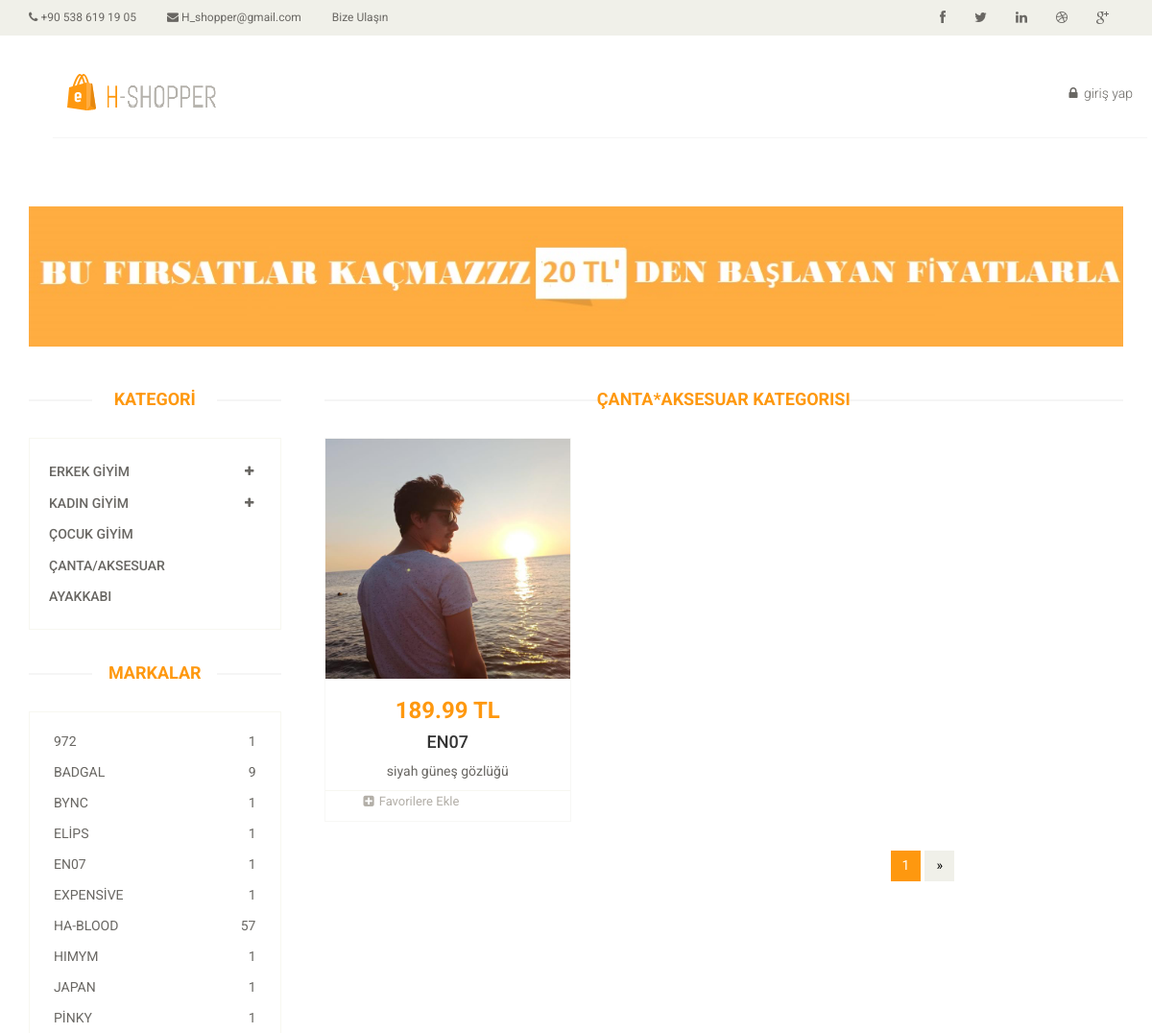
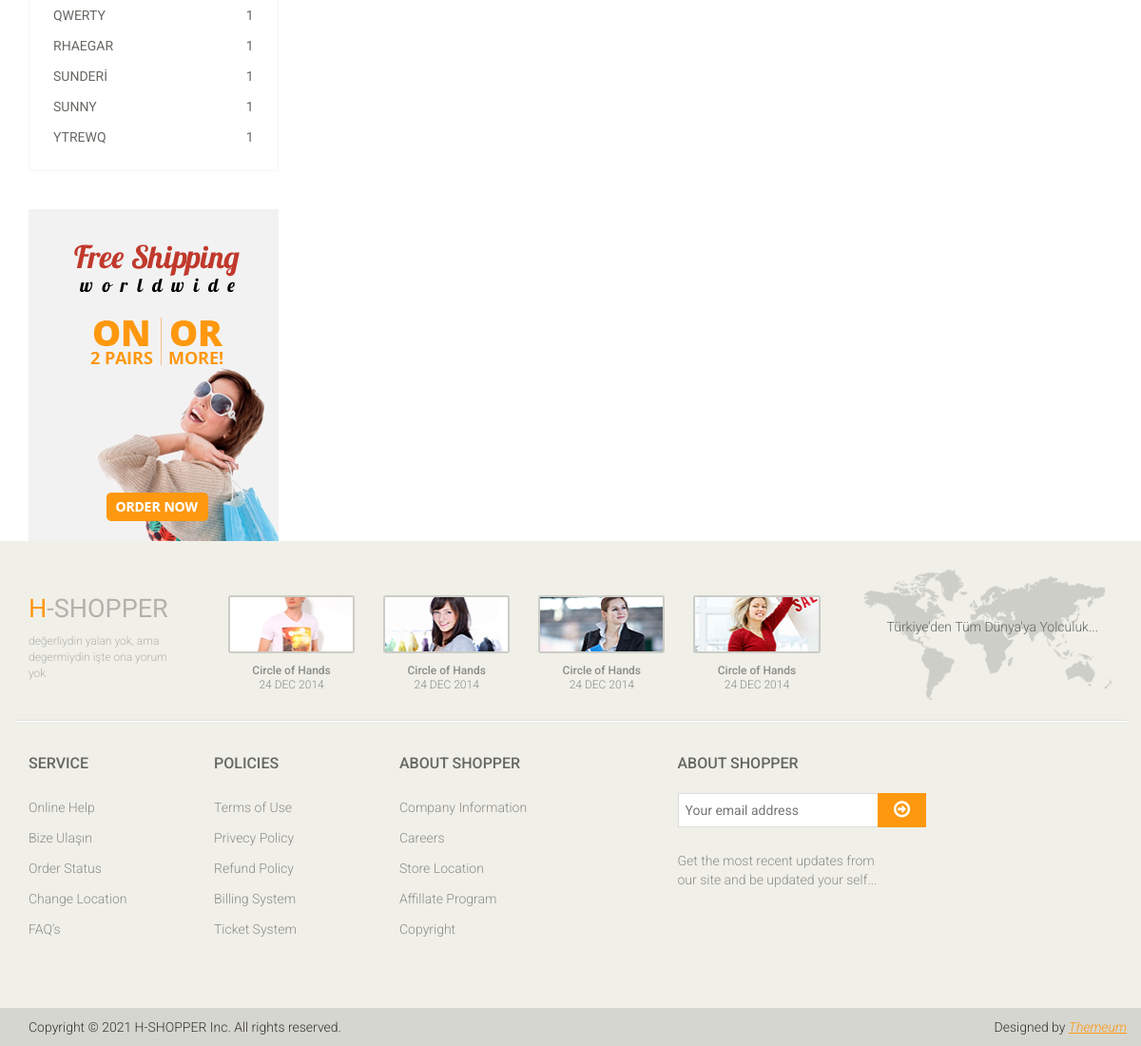
The app's page /product/bags&accessory/1/ with its own data (2 pictures, top to bottom).
### product/models.py (models this page shows, shortened)
class Product(models.Model):
    seller=models.ForeignKey("auth.User",on_delete=models.CASCADE,verbose_name="SATICI")
    name=models.CharField(max_length=50,verbose_name="İSİM")
    sex_category=models.CharField(max_length=60,choices=SEX_CATEGORY_CHOICES,null=True,verbose_name="CİNSİYET")
    price=models.FloatField(verbose_name="FİYAT")
    marka = models.CharField(max_length=50,null=True,verbose_name="MARKA")
    image = models.FileField(null=True,verbose_name="FOTOĞRAF")
    category = models.CharField(max_length=30, choices=CATEGORY_CHOICES,verbose_name="KATEGORİ")
    created_date=models.DateTimeField(auto_now_add=True,verbose_name="Oluşturulma tarihi")
    rating_total = models.FloatField(null=True,blank=True,verbose_name="ortalama puan")
    rating = models.JSONField(default=dict, null=True,blank=True)
    class Meta:
        ordering = ['-rating_total']

### product/views.py (the view, shortened to what this page needs)
# urls.py: path('bags&accessory/<int:page>/',views.bag,name="bags"),
def bag(request,page):
    favs=list()
    carts=list()
    bags = Product.objects.filter(category="Canta*Aksesuar")
    x=math.ceil(len(bags)/9)
    if page > x:
        return redirect("error")
    bags=(bags[9*(page-1):(9*page)])
    page_list=list()
    for i in range(x):
        page_list.append(i+1)
    x=list()
    marka = Product.objects.all()
    for i in marka:
        x.append(i.marka)
    data = pd.DataFrame({"marka":x,"sayi":[1 for i in range(len(marka))]},range(len(marka)))
    data = data.groupby("marka").count()
    marka = list(data.index.values)
    sayi = list(data["sayi"])
    brand = list(zip(marka,sayi))
    return render(request,"bag.html",{"bags":bags,"page_list":page_list,"favs":favs,"carts":carts,"brand":brand})

### templates/bag.html (shortened to what this page needs)
{% extends "layout.html" %}
{% block body %}
{% load static %}
<div class="header-bottom">
	<div class="container">
		<div class="row">
			<div class="col-sm-9">
			</div>
			<div class="col-sm-3">
			</div>
		</div>
	</div>
</div>
</header>
	<section id="advertisement">
		<div class="container">
			<img src="{% static 'images/shop/advertisement1.jpg' %}" alt="" />
		</div>
	</section>
	<section>
		<div class="container">
			<div class="row">
				<div class="col-sm-3">
					<div class="left-sidebar">
						<h2>KATEGORİ</h2>
						<div class="panel-group category-products" id="accordian">
							<div class="panel panel-default">
								<div class="panel-heading">
									<h4 class="panel-title">
										<a data-toggle="collapse" data-parent="#accordian" href="#mens">
											<span class="badge pull-right"><i class="fa fa-plus"></i></span>
											ERKEK GİYİM
										</a>
									</h4>
								</div>
							</div>
							<div class="panel panel-default">
								<div class="panel-heading">
									<h4 class="panel-title">
										<a data-toggle="collapse" data-parent="#accordian" href="#womens">
											<span class="badge pull-right"><i class="fa fa-plus"></i></span>
											KADIN GİYİM
										</a>
									</h4>
								</div>
							</div>
							<div class="panel panel-default">
								<div class="panel-heading">
									<h4 class="panel-title"><a href="#">ÇOCUK GİYİM</a></h4>
								</div>
							</div>
							<div class="panel panel-default">
								<div class="panel-heading">
									<h4 class="panel-title"><a href="/product/bags&accessory/1">ÇANTA/AKSESUAR</a></h4>
								</div>
							</div>
							<div class="panel panel-default">
								<div class="panel-heading">
									<h4 class="panel-title"><a href="#">AYAKKABI</a></h4>
								</div>
							</div>
						</div>
						<div class="brands_products">
							<h2>Markalar</h2>
							<div class="brands-name">
								<ul class="nav nav-pills nav-stacked">
									{% for brand,number in brand %}
								<li><a href="/product/brand/{{brand}}/1"> <span class="pull-right">{{number}}</span>{{brand}}</a></li>
								{% endfor %}
								</ul>
							</div>
						</div>
						<div class="shipping text-center">
							<img src="{% static 'images/home/shipping.jpg' %}" alt="" />
						</div>
					</div>
				</div>
				<div class="col-sm-9 padding-right">
					<div class="features_items">
						<h2 class="title text-center">Çanta*Aksesuar Kategorisi</h2>
						{% for bag in bags %}
                        <div class="col-sm-4">
							<div class="product-image-wrapper">
								<div class="single-products">
									<div class="productinfo text-center">
									{% if bag.image %}
									<img src="{{bag.image.url}}" width="268px" height="250px" alt="" />
									{% endif %}
										<h2>{{bag.price}} TL</h2>
										<h4>{{bag.marka}}</h4>
										<p>{{bag.name}}</p>
									</div>
									<div class="product-overlay">
										<div class="overlay-content">
											                                        </div>
									</div>
								</div>
								<div class="choose">
								<ul>
									{% if bag.id in favs %}
										<li><a href="/product/fav/delete/{{bag.id}}">Favorilerden çıkar</a></li>
										{% else %}
										<li><a href="/product/fav/add/{{bag.id}}"><i class="fa fa-plus-square"></i>Favorilere Ekle</a></li>
										{% endif %}
								</ul>
								</div>
							</div>
						</div>
                        {% endfor %}
					</div>
                    <div class="col-sm-4" style=float:right;><ul class="pagination">
                        {% for page in page_list %}
				      <li class="active"><a href="/product/bags&accessory/{{page}}">{{page}}</a></li>
                        {% endfor %}
							<li><a href="">&raquo;</a></li>
						</ul></div>
				</div>
			</div>
		</div>
	</section>
{% endblock body %}

### static/css/main.css (style rules this page uses)
body { font-family: 'Roboto', sans-serif; position: relative; font-weight: 400px; }
ul li { list-style: none; }
a { -webkit-transition: 300ms; transition: 300ms; }
h1, h2, h3, h4, h5, h6 { font-family: 'Roboto', sans-serif; }
.header-bottom { padding-bottom: 30px; padding-top: 30px; }
.category-products { border: 1px solid #F7F7F0; margin-bottom: 35px; padding-bottom: 20px; padding-top: 15px; }
.left-sidebar h2, .brands_products h2 { color: #FE980F; font-family: 'Roboto', sans-serif; font-size: 18px; font-weight: 700; margin: 0 auto 30px; text-align: center; text-transform: uppercase; position: relative; z-index: 3; }
.left-sidebar h2:after, h2.title:after { content: " "; position: absolute; border: 1px solid #f5f5f5; bottom: 8px; left: 0; width: 100%; height: 0; z-index: -2; }
.left-sidebar h2:before { content: " "; position: absolute; background: #fff; bottom: -6px; width: 130px; height: 30px; z-index: -1; left: 50%; margin-left: -65px; }
h2.title:before { content: " "; position: absolute; background: #fff; bottom: -6px; width: 220px; height: 30px; z-index: -1; left: 50%; margin-left: -110px; }
.category-products .panel { background-color: #FFFFFF; border: 0px; border-radius: 0px; -webkit-box-shadow: none; box-shadow: none; margin-bottom: 0px; }
.category-products .panel-default .panel-heading { background-color: #FFFFFF; border: 0 none; color: #FFFFFF; padding: 5px 20px; }
.category-products .panel-default .panel-heading .panel-title a { color: #696763; font-family: 'Roboto', sans-serif; font-size: 14px; text-decoration: none; text-transform: uppercase; }
.category-products .badge { background: none; border-radius: 10px; color: #696763; display: inline-block; font-size: 12px; font-weight: bold; line-height: 1; min-width: 10px; padding: 3px 7px; text-align: center; vertical-align: baseline; white-space: nowrap; }
.brands-name { border: 1px solid #F7F7F0; padding-bottom: 20px; padding-top: 15px; }
.brands-name .nav-stacked li a { background-color: #FFFFFF; color: #696763; font-family: 'Roboto', sans-serif; font-size: 14px; padding: 5px 25px; text-decoration: none; text-transform: uppercase; }
.shipping { background-color: #F2F2F2; margin-top: 40px; overflow: hidden; padding-top: 20px; position: relative; }
.padding-right { padding-right: 0; }
.features_items { overflow: hidden; }
h2.title { color: #FE980F; font-family: 'Roboto', sans-serif; font-size: 18px; font-weight: 700; margin: 0 15px; text-transform: uppercase; margin-bottom: 30px; position: relative; }
.product-image-wrapper { border: 1px solid #F7F7F5; overflow: hidden; margin-bottom: 30px; }
.single-products { position: relative; }
.productinfo h2 { color: #FE980F; font-family: 'Roboto', sans-serif; font-size: 24px; font-weight: 700; }
.productinfo p { font-family: 'Roboto', sans-serif; font-size: 14px; font-weight: 400; color: #696763; }
.productinfo img { width: 100%; }
.productinfo { position: relative; }
.product-overlay { background: rgba(254, 152, 15, .8); top: 0; display: none; height: 0; position: absolute; -webkit-transition: height 500ms ease 0s; transition: height 500ms ease 0s; width: 100%; display: block; }
.product-overlay .overlay-content { bottom: 0; position: absolute; bottom: 0; text-align: center; width: 100%; }
.choose { border-top: 1px solid #F7F7F0; }
.choose ul li a { color: #B3AFA8; font-family: 'Roboto', sans-serif; font-size: 13px; padding-left: 0; padding-right: 0; }
.choose ul li a i { margin-right: 5px; }
#advertisement { padding-bottom: 45px; }
#advertisement img { width: 100%; }
.pagination { display: inline-block; margin-bottom: 25px; margin-top: 0; padding-left: 15px; }
.pagination li:first-child a, .pagination li:first-child span { border-bottom-left-radius: 0; border-top-left-radius: 0; margin-left: 0; }
.pagination li:last-child a, .pagination li:last-child span { border-bottom-right-radius: 0; border-top-right-radius: 0; }
.pagination .active a, .pagination .active span, .pagination .active a:hover, .pagination .active span:hover, .pagination .active a:focus, .pagination .active span:focus { background-color: #FE980F; border-color: #FE980F; color: #FFFFFF; cursor: default; z-index: 2; }
.pagination li a, .pagination li span { background-color: #f0f0e9; border: 0; float: left; line-height: 1.42857; margin-left: -1px; padding: 6px 12px; position: relative; text-decoration: none; margin-right: 5px; color: #000; }

### records on screen
Product: brand "972"
Product: brand "BADGAL"
Product: brand "BYNC"
Product: brand "ELİPS"
Product: brand "EN07", image (picture), price "189.99", marka "EN07", name "siyah güneş gözlüğü"
Product: brand "EXPENSİVE"
Product: brand "HA-BLOOD"
Product: brand "HIMYM"
Product: brand "JAPAN"
Product: brand "PİNKY"
Product: brand "QWERTY"
Product: brand "RHAEGAR"
Product: brand "SUNDERİ"
Product: brand "SUNNY"
Product: brand "YTREWQ"

### other values on screen
{{ number }} "1" "9" "1" "1" "1" "1" "57" "1" "1" "1" "1" "1" "1" "1" "1"
{{ page }} "1"
